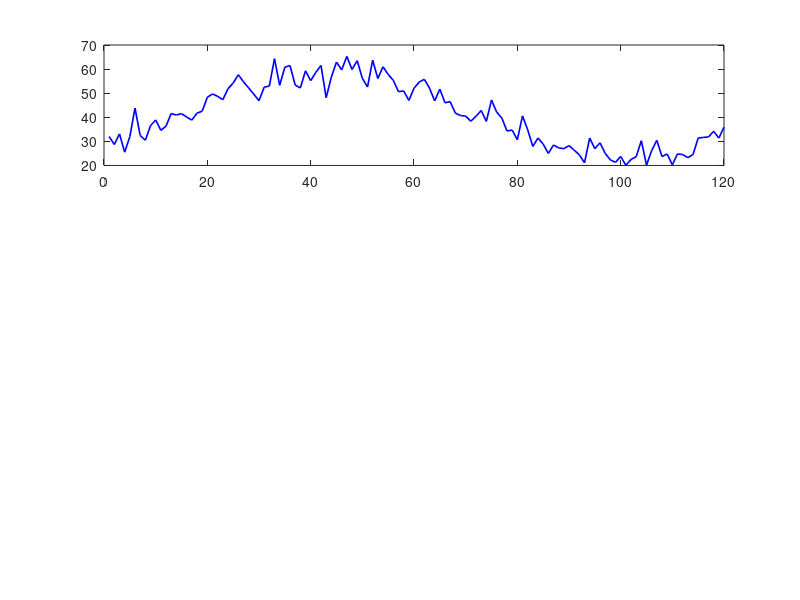

Here is the MATLAB script that generated this plot: (Note: this script raises an error after producing the figure.)
% SMART FARM - MATLAB/Octave simulation
% Synthetic sensors + virtual LoRa packet link + automatic irrigation.
clear; clc; close all;
rng(7);
N = 120;
t = 1:N;

% Synthetic sensor signals (not real measurements)
soil = 42 + 17*sin((t-15)/18) + 4*randn(1,N);
soil = min(max(soil,5),95);
temp = 24 + 5*sin(t/28) + 1.2*randn(1,N);
humidity = 58 - 12*sin(t/28) + 3*randn(1,N);
humidity = min(max(humidity,20),95);

% Illustrative virtual LoRa link parameters
packetLossProbability = 0.04;
distance_m = 450;
txPower_dBm = 14;
pathLoss_dB = 105 + 20*log10(max(distance_m,1)/100);
rssi_dBm = txPower_dBm - pathLoss_dB;
snr_dB = 8.5 - 20*log10(max(distance_m,1)/100);
received = rand(1,N) > packetLossProbability;

% Irrigation logic with hysteresis
pump = zeros(1,N);
pumpState = 0;
dryThreshold = 30;
wetThreshold = 40;
for k = 1:N
    if received(k)
        if soil(k) < dryThreshold
            pumpState = 1;
        elseif soil(k) > wetThreshold
            pumpState = 0;
        end
    end
    pump(k) = pumpState;
end

figure('Name','Smart Farm Simulation');
subplot(3,1,1);
plot(t,soil,'b','LineWidth',1.2); hold on;
yline(dryThreshold,'r--','Dry threshold');
yline(wetThreshold,'g--','Wet threshold');
ylabel('Soil moisture (%)'); grid on; title('Synthetic sensor readings');
subplot(3,1,2);
plot(t,temp,'m','LineWidth',1.2); hold on;
plot(t,humidity,'c','LineWidth',1.2);
ylabel('Temperature / RH'); legend('Temperature (C)','Humidity (%)'); grid on;
subplot(3,1,3);
stairs(t,pump,'k','LineWidth',1.5);
ylim([-0.1 1.1]); yticks([0 1]); yticklabels({'OFF','ON'});
xlabel('Sample'); ylabel('Pump'); grid on;

fprintf('SMART FARM - VIRTUAL LoRa LINK\\n');
fprintf('Distance: %.0f m | Estimated RSSI: %.1f dBm | Estimated SNR: %.1f dB\\n', distance_m,rssi_dBm,snr_dB);
fprintf('Packets sent: %d | Packets received: %d | Delivery ratio: %.1f %%\\n', N,sum(received),100*mean(received));
fprintf('Pump ON samples: %d of %d\\n',sum(pump),N);
